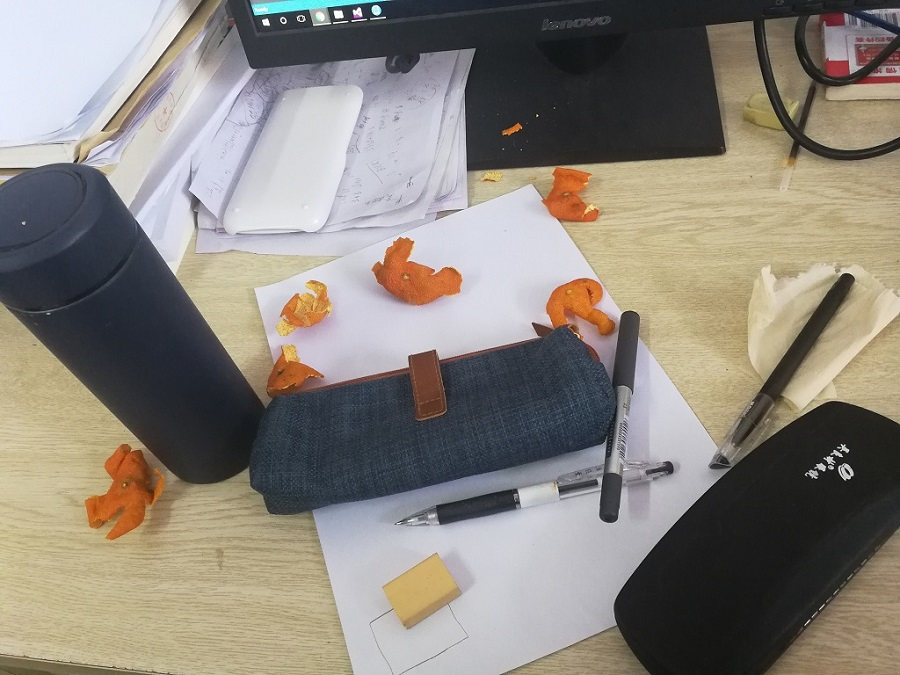
//> input picture 特征点/surftest/surftest/surftest/110.jpg, 900 x 675 px
$ ./surftest 110.jpg 125.jpg   (built with g++ and OpenCV 4)
//> lines starting //> are read from the running program, lines starting //| are printed output that depends on the picture
#include "stdafx.h"
#include <stdio.h>
#include "opencv2/core/core.hpp"
#include "opencv2/features2d/features2d.hpp"
#include "opencv2/highgui/highgui.hpp"
#include "opencv2/nonfree/nonfree.hpp"

using namespace cv;

static void help()
{
	printf("\nThis program demonstrates using features2d detector, descriptor extractor and simple matcher\n"
		"Using the SURF desriptor:\n"
		"\n"
		"Usage:\n matcher_simple <image1> <image2>\n");
}

int main(int argc, char** argv)
{
	if (argc != 3)
	{
		help();
		waitKey(0);
		return -1;

	}

	Mat img1 = imread(argv[1], CV_LOAD_IMAGE_GRAYSCALE);
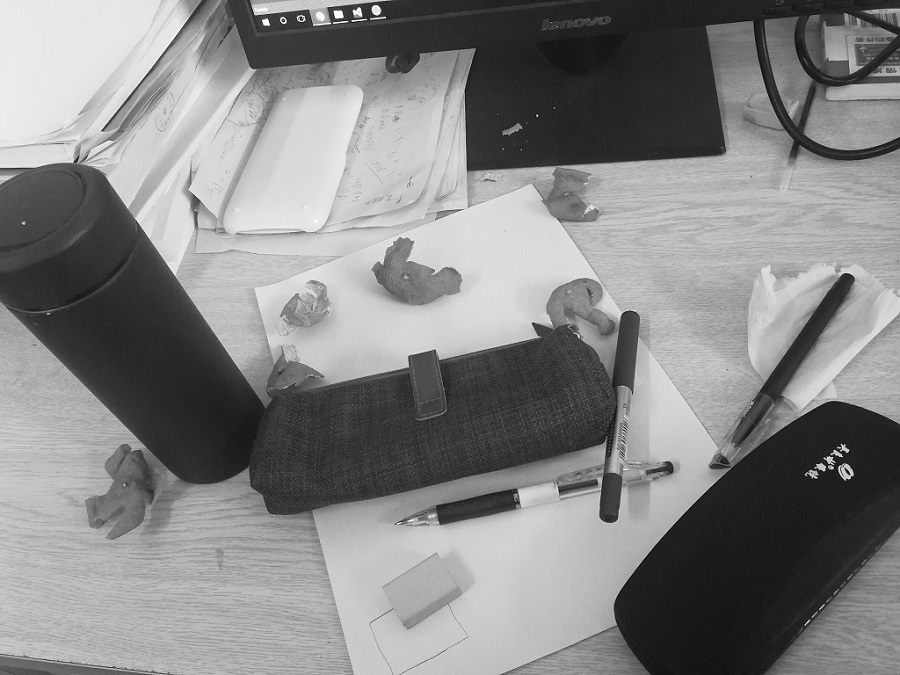
//> img1: 675 rows x 900 cols, CV_8UC1; min 0, max 255, mean 132.9
	Mat img2 = imread(argv[2], CV_LOAD_IMAGE_GRAYSCALE);
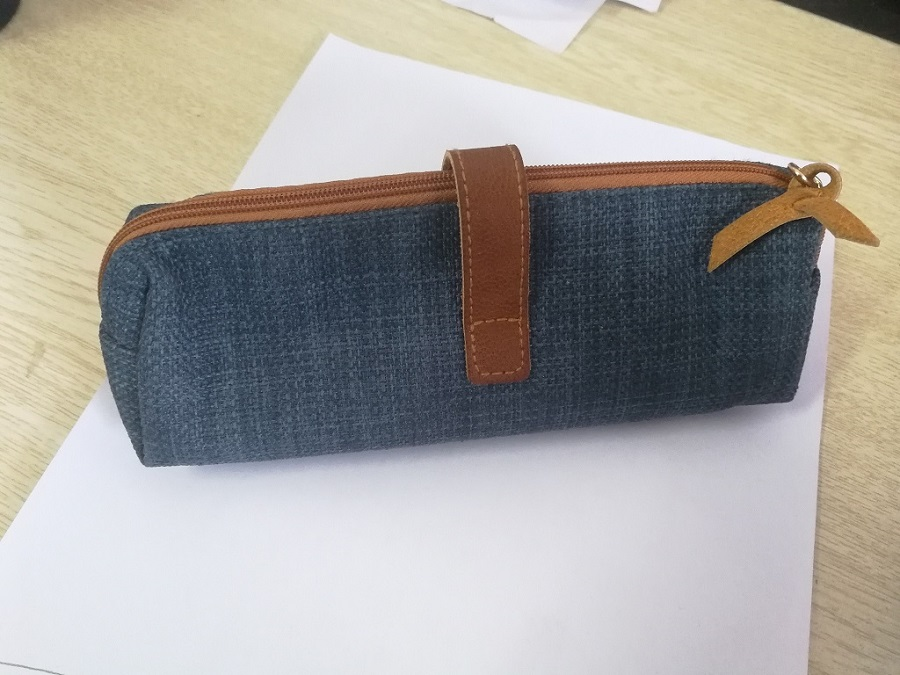
//> input picture 特征点/surftest/surftest/surftest/125.jpg, 900 x 675 px
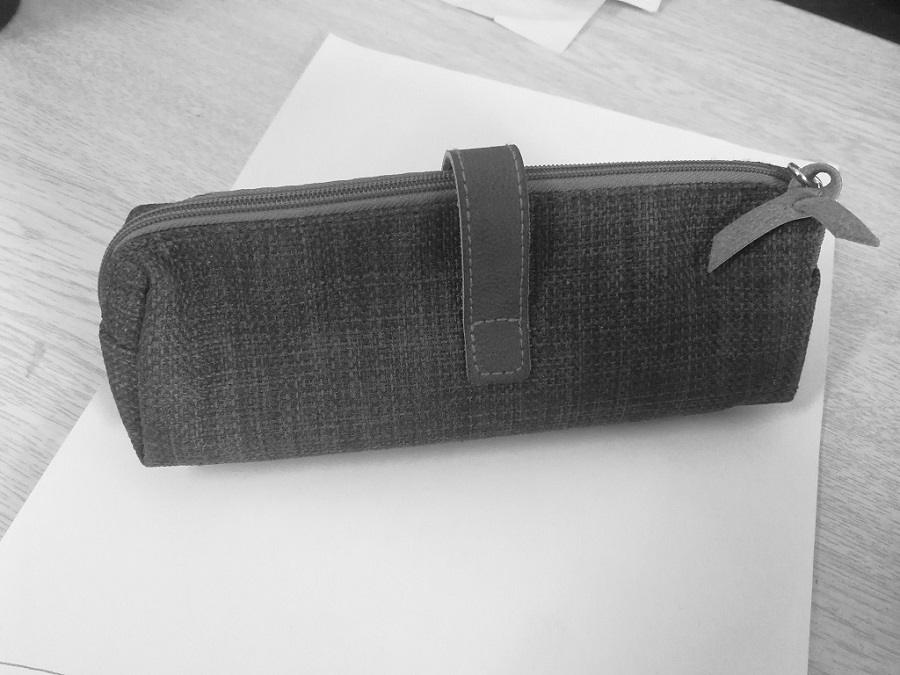
//> img2: 675 rows x 900 cols, CV_8UC1; min 0, max 255, mean 164.4
	if (img1.empty() || img2.empty())
	{
		printf("Can't read one of the images\n");
		waitKey(0);
		return -1;
	}

	// detecting keypoints
//> (the run ends here: the program needs code that is not available in this run, at `SurfFeatureDetector detector(200);`)
